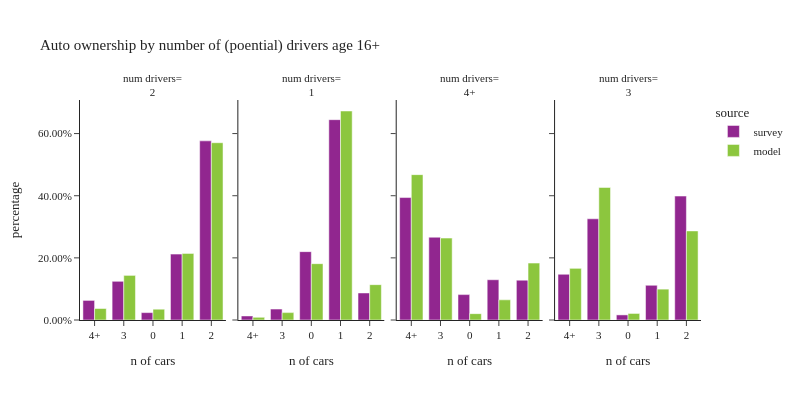

The cell this chart's notebook holds for it:
### Code cell
plot_auto(hh.filter(pl.col('drivers_4+') != "0"), 'drivers_4+', 'number of (poential) drivers age 16+', 'num drivers')

### Figure 1 — Plotly figure (JSON) as saved in the notebook; plotly's stock layout.template omitted (floating-point values rounded to 4 significant figures)
{"data": [{"alignmentgroup": "True", "customdata": [[56], [159], [112], [616], [850]], "hovertemplate": "source=survey<br>drivers_4+=2<br>hhvehs_4+=%{x}<br>percentage=%{y}<br>sample count=%{customdata[0]}<extra></extra>", "legendgroup": "survey", "marker": {"color": "#91268F", "pattern": {"shape": ""}}, "name": "survey", "offsetgroup": "survey", "orientation": "v", "showlegend": true, "textposition": "auto", "type": "bar", "x": ["4+", "3", "0", "1", "2"], "xaxis": "x", "y": [0.06308, 0.1245, 0.02377, 0.212, 0.5766], "yaxis": "y"}, {"alignmentgroup": "True", "customdata": [[954], [14], [497], [119], [23]], "hovertemplate": "source=survey<br>drivers_4+=1<br>hhvehs_4+=%{x}<br>percentage=%{y}<br>sample count=%{customdata[0]}<extra></extra>", "legendgroup": "survey", "marker": {"color": "#91268F", "pattern": {"shape": ""}}, "name": "survey", "offsetgroup": "survey", "orientation": "v", "showlegend": false, "textposition": "auto", "type": "bar", "x": ["1", "4+", "0", "2", "3"], "xaxis": "x2", "y": [0.6448, 0.01303, 0.2201, 0.08702, 0.03514], "yaxis": "y2"}, {"alignmentgroup": "True", "customdata": [[24], [24], [6], [35], [29]], "hovertemplate": "source=survey<br>drivers_4+=4+<br>hhvehs_4+=%{x}<br>percentage=%{y}<br>sample count=%{customdata[0]}<extra></extra>", "legendgroup": "survey", "marker": {"color": "#91268F", "pattern": {"shape": ""}}, "name": "survey", "offsetgroup": "survey", "orientation": "v", "showlegend": false, "textposition": "auto", "type": "bar", "x": ["1", "2", "0", "4+", "3"], "xaxis": "x3", "y": [0.1296, 0.1282, 0.08173, 0.3941, 0.2664], "yaxis": "y3"}, {"alignmentgroup": "True", "customdata": [[93], [8], [26], [47], [72]], "hovertemplate": "source=survey<br>drivers_4+=3<br>hhvehs_4+=%{x}<br>percentage=%{y}<br>sample count=%{customdata[0]}<extra></extra>", "legendgroup": "survey", "marker": {"color": "#91268F", "pattern": {"shape": ""}}, "name": "survey", "offsetgroup": "survey", "orientation": "v", "showlegend": false, "textposition": "auto", "type": "bar", "x": ["2", "0", "4+", "1", "3"], "xaxis": "x4", "y": [0.3989, 0.01641, 0.1472, 0.1118, 0.3257], "yaxis": "y4"}, {"alignmentgroup": "True", "customdata": [[183140], [31609], [122781], [487856], [29689]], "hovertemplate": "source=model<br>drivers_4+=2<br>hhvehs_4+=%{x}<br>percentage=%{y}<br>sample count=%{customdata[0]}<extra></extra>", "legendgroup": "model", "marker": {"color": "#8CC63E", "pattern": {"shape": ""}}, "name": "model", "offsetgroup": "model", "orientation": "v", "showlegend": true, "textposition": "auto", "type": "bar", "x": ["1", "4+", "3", "2", "0"], "xaxis": "x", "y": [0.2142, 0.03697, 0.1436, 0.5705, 0.03472], "yaxis": "y"}, {"alignmentgroup": "True", "customdata": [[352717], [12449], [95061], [59657], [4481]], "hovertemplate": "source=model<br>drivers_4+=1<br>hhvehs_4+=%{x}<br>percentage=%{y}<br>sample count=%{customdata[0]}<extra></extra>", "legendgroup": "model", "marker": {"color": "#8CC63E", "pattern": {"shape": ""}}, "name": "model", "offsetgroup": "model", "orientation": "v", "showlegend": false, "textposition": "auto", "type": "bar", "x": ["1", "3", "0", "2", "4+"], "xaxis": "x2", "y": [0.6727, 0.02374, 0.1813, 0.1138, 0.008546], "yaxis": "y2"}, {"alignmentgroup": "True", "customdata": [[9655], [3041], [69617], [27261], [39236]], "hovertemplate": "source=model<br>drivers_4+=4+<br>hhvehs_4+=%{x}<br>percentage=%{y}<br>sample count=%{customdata[0]}<extra></extra>", "legendgroup": "model", "marker": {"color": "#8CC63E", "pattern": {"shape": ""}}, "name": "model", "offsetgroup": "model", "orientation": "v", "showlegend": false, "textposition": "auto", "type": "bar", "x": ["1", "0", "4+", "2", "3"], "xaxis": "x3", "y": [0.06488, 0.02044, 0.4678, 0.1832, 0.2637], "yaxis": "y3"}, {"alignmentgroup": "True", "customdata": [[20650], [88682], [4379], [59600], [34568]], "hovertemplate": "source=model<br>drivers_4+=3<br>hhvehs_4+=%{x}<br>percentage=%{y}<br>sample count=%{customdata[0]}<extra></extra>", "legendgroup": "model", "marker": {"color": "#8CC63E", "pattern": {"shape": ""}}, "name": "model", "offsetgroup": "model", "orientation": "v", "showlegend": false, "textposition": "auto", "type": "bar", "x": ["1", "3", "0", "2", "4+"], "xaxis": "x4", "y": [0.09934, 0.4266, 0.02107, 0.2867, 0.1663], "yaxis": "y4"}], "layout": {"annotations": [{"font": {}, "showarrow": false, "text": "num drivers=<br>2", "x": 0.1175, "xanchor": "center", "xref": "paper", "y": 1.0, "yanchor": "bottom", "yref": "paper"}, {"font": {}, "showarrow": false, "text": "num drivers=<br>1", "x": 0.3725, "xanchor": "center", "xref": "paper", "y": 1.0, "yanchor": "bottom", "yref": "paper"}, {"font": {}, "showarrow": false, "text": "num drivers=<br>4+", "x": 0.6275, "xanchor": "center", "xref": "paper", "y": 1.0, "yanchor": "bottom", "yref": "paper"}, {"font": {}, "showarrow": false, "text": "num drivers=<br>3", "x": 0.8825, "xanchor": "center", "xref": "paper", "y": 1.0, "yanchor": "bottom", "yref": "paper"}], "barmode": "group", "font": {"size": 11}, "height": 400, "legend": {"title": {"text": "source"}, "tracegroupgap": 0}, "title": {"text": "Auto ownership by number of (poential) drivers age 16+"}, "width": 800, "xaxis": {"anchor": "y", "domain": [0.0, 0.235], "title": {"text": "n of cars"}}, "xaxis2": {"anchor": "y2", "domain": [0.255, 0.49], "matches": "x", "title": {"text": "n of cars"}}, "xaxis3": {"anchor": "y3", "domain": [0.51, 0.745], "matches": "x", "title": {"text": "n of cars"}}, "xaxis4": {"anchor": "y4", "domain": [0.765, 1.0], "matches": "x", "title": {"text": "n of cars"}}, "yaxis": {"anchor": "x", "domain": [0.0, 1.0], "tickformat": ".2%", "title": {"text": "percentage"}}, "yaxis2": {"anchor": "x2", "domain": [0.0, 1.0], "matches": "y", "showticklabels": false, "tickformat": ".2%"}, "yaxis3": {"anchor": "x3", "domain": [0.0, 1.0], "matches": "y", "showticklabels": false, "tickformat": ".2%"}, "yaxis4": {"anchor": "x4", "domain": [0.0, 1.0], "matches": "y", "showticklabels": false, "tickformat": ".2%"}}}
